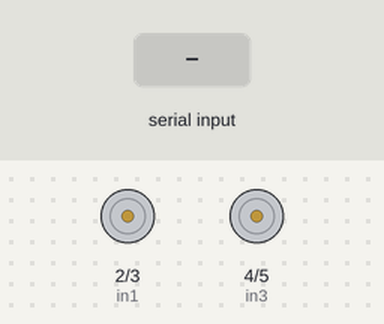
The sketch below on a simulated Arduino Uno, built with avr-gcc and run on an emulated ATmega328P. Shown: motor-driver pin pairs drawn as motors (green arrow = first pin HIGH = forward, orange = second pin HIGH = backward, longer = more drive, scaled by the enable pin). The test bench sets the inputs (shaded band).

Above: at 1.2 s.
1.3 s: "F" received over Serial
At 1.7 s:
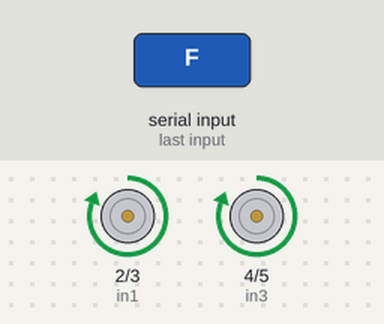
2.8 s: "B" received over Serial
At 4.0 s:
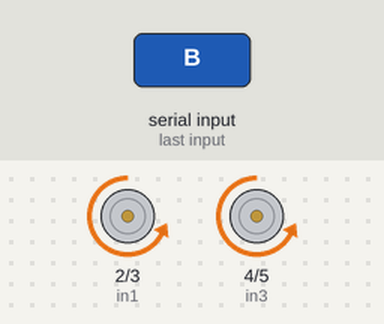
4.3 s: "L" received over Serial
At 5.2 s:
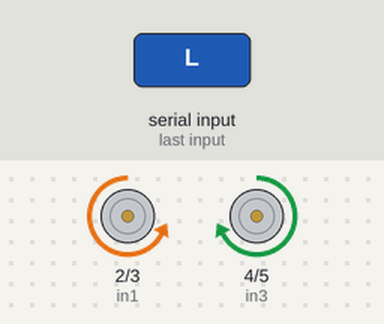
5.8 s: "R" received over Serial
At 6.3 s:
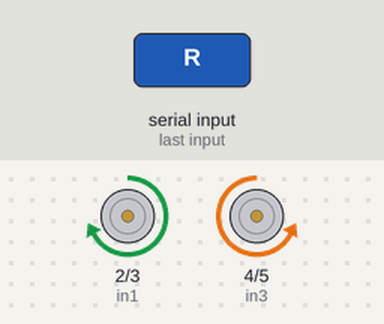
7.3 s: "S" received over Serial
At 8.5 s:
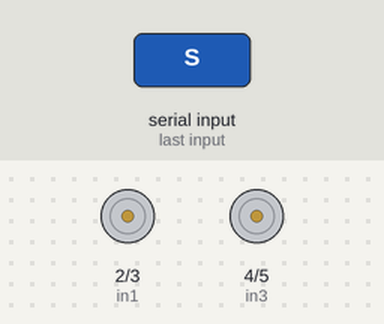
8.8 s: "F" received over Serial
At 9.8 s:
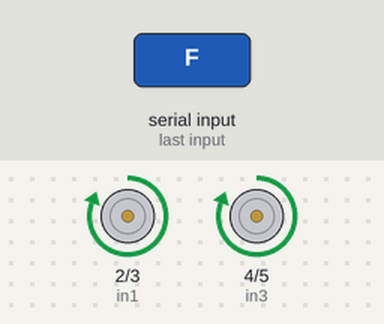
Timing chart, 0 to 11.3 s (numbered marks = the images above; inputs shaded):
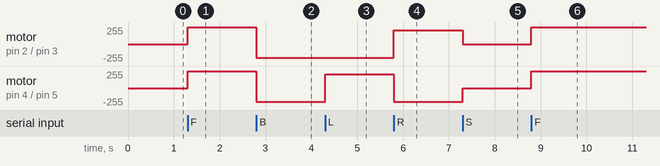

Measured:
- after the input at 1.3 s, motor on pin 2 (in1) / pin 3 (in2), motor on pin 4 (in3) / pin 5 (in4): stopped → forward 255/255 at once
- after the input at 2.8 s, motor on pin 2 (in1) / pin 3 (in2), motor on pin 4 (in3) / pin 5 (in4): forward 255/255 → backward 205/255 at once
- after the input at 4.3 s, motor on pin 4 (in3) / pin 5 (in4): backward 205/255 → forward 205/255 at once
- after the input at 5.8 s, motor on pin 2 (in1) / pin 3 (in2): backward 205/255 → forward 205/255 at once; motor on pin 4 (in3) / pin 5 (in4): forward 205/255 → backward 205/255 at once
- after the input at 7.3 s, motor on pin 2 (in1) / pin 3 (in2): forward 205/255 → stopped at once; motor on pin 4 (in3) / pin 5 (in4): backward 205/255 → stopped at once
- after the input at 8.8 s, motor on pin 2 (in1) / pin 3 (in2), motor on pin 4 (in3) / pin 5 (in4): stopped → forward 255/255 at once

The sketch:

bluetooth_car_correct.ino
```cpp
// Motor A connections
int enA = 9;
int in1 = 2;
int in2 = 3;
// Motor B connections
int enB = 10;
int in3 = 4;
int in4 = 5;

void setup() {
  // Set all the motor control pins to outputs
  pinMode(enA, OUTPUT);
  pinMode(enB, OUTPUT);
  pinMode(in1, OUTPUT);
  pinMode(in2, OUTPUT);
  pinMode(in3, OUTPUT);
  pinMode(in4, OUTPUT);

  // Start with motors stopped
  digitalWrite(in1, LOW);
  digitalWrite(in2, LOW);
  digitalWrite(in3, LOW);
  digitalWrite(in4, LOW);

  Serial.begin(9600); // Start serial communication with the Bluetooth module
}

void loop() {
  if (Serial.available()) {
    char command = Serial.read(); // Read the incoming data
    switch(command) {
      case 'F': // Move forward
        forward();
        break;
      case 'B': // Move backward
        backward();
        break;
      case 'L': // Turn left
        left();
        break;
      case 'R': // Turn right
        right();
        break;
      case 'S': // Stop
        stop();
        break;
    }
  }
}

void forward() {
  digitalWrite(in1, HIGH);
  digitalWrite(in2, LOW);
  digitalWrite(in3, HIGH);
  digitalWrite(in4, LOW);
  analogWrite(enA, 255); // Speed can be adjusted
  analogWrite(enB, 255);
}

void backward() {
  digitalWrite(in1, LOW);
  digitalWrite(in2, HIGH);
  digitalWrite(in3, LOW);
  digitalWrite(in4, HIGH);
  analogWrite(enA, 205);
  analogWrite(enB, 205);
}

void left() {
  digitalWrite(in1, LOW);
  digitalWrite(in2, HIGH);
  digitalWrite(in3, HIGH);
  digitalWrite(in4, LOW);
  analogWrite(enA, 205);
  analogWrite(enB, 205);
}

void right() {
  digitalWrite(in1, HIGH);
  digitalWrite(in2, LOW);
  digitalWrite(in3, LOW);
  digitalWrite(in4, HIGH);
  analogWrite(enA, 205);
  analogWrite(enB, 205);
}

void stop() {
  digitalWrite(in1, LOW);
  digitalWrite(in2, LOW);
  digitalWrite(in3, LOW);
  digitalWrite(in4, LOW);
}
```
